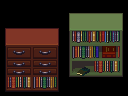

Below is a game level as drawn by its tile map, then a one-line description and the .tmx file that defines it, in full:
An orthogonal 4x3 tile map with 32x32 px tiles, 1 tile layer (Tile Layer 1), 2 tilesets.

<map version="1.0" tiledversion="1.1.2" orientation="orthogonal" renderorder="right-down" width="4" height="3" tilewidth="32" tileheight="32" infinite="0" nextobjectid="1">
 <tileset firstgid="1" name="drawer_shelf-brown" tilewidth="32" tileheight="32" tilecount="12" columns="4">
  <image source="../PNG/32x32/drawer_shelf-brown.png" width="128" height="96" />
 </tileset>
 <tileset firstgid="13" name="bookshelf-green" tilewidth="32" tileheight="32" tilecount="12" columns="4">
  <image source="../PNG/32x32/bookshelf-green.png" width="128" height="96" />
 </tileset>
 <layer name="Tile Layer 1" width="4" height="3">
  <data encoding="csv">
1,2,15,16,
5,6,19,20,
9,10,23,24
</data>
 </layer>
</map>
